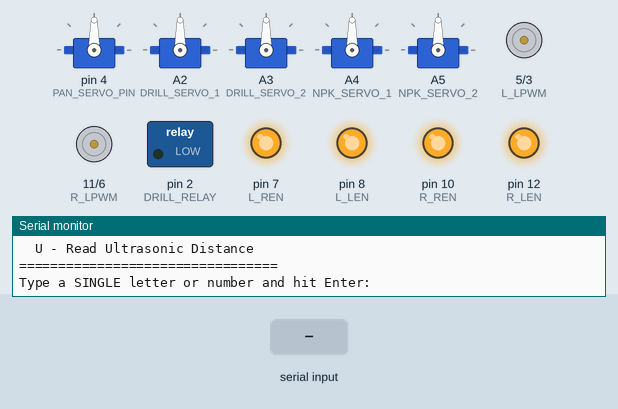
The sketch below on a simulated Arduino Uno, built with avr-gcc and run on an emulated ATmega328P. Shown: 5 × servo, motor-driver pin pairs drawn as motors (green arrow = first pin HIGH = forward, orange = second pin HIGH = backward, longer = more drive), switched loads named in the sketch (green lamp = pin HIGH), output pins drawn as LEDs (lit = HIGH), the last lines printed to the serial monitor. The test bench sets the inputs (shaded band).

Above: at 2.2 s.
2.3 s: "W\n" received over Serial
At 3.1 s:
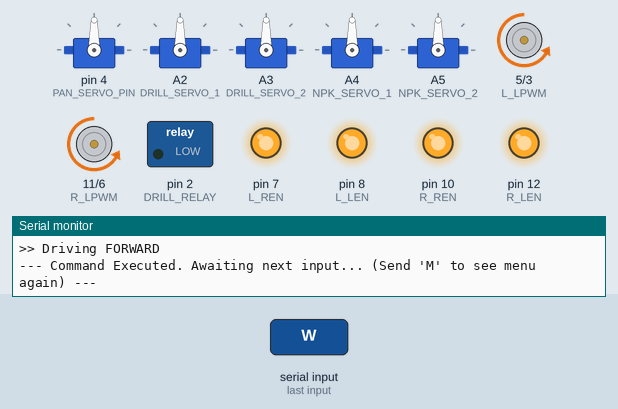
3.8 s: byte 83 ('S') received over Serial
At 4.2 s:
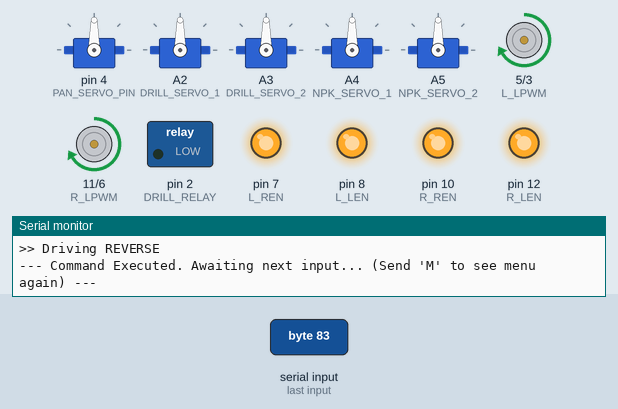
5.3 s: byte 65 ('A') received over Serial
At 6.5 s:
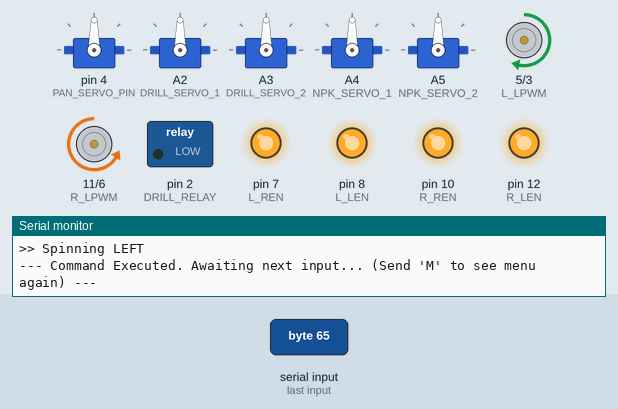
6.8 s: byte 68 ('D') received over Serial
At 7.7 s:
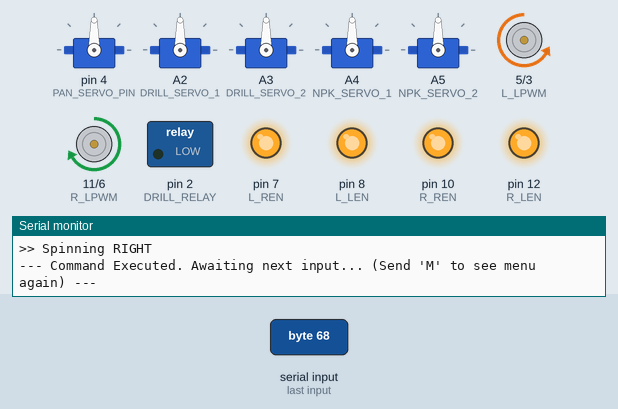
8.3 s: byte 49 ('1') received over Serial
At 8.9 s:
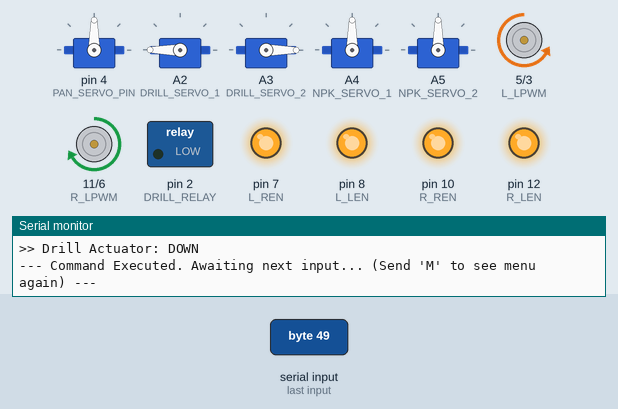
9.8 s: byte 88 ('X') received over Serial
At 11.2 s:
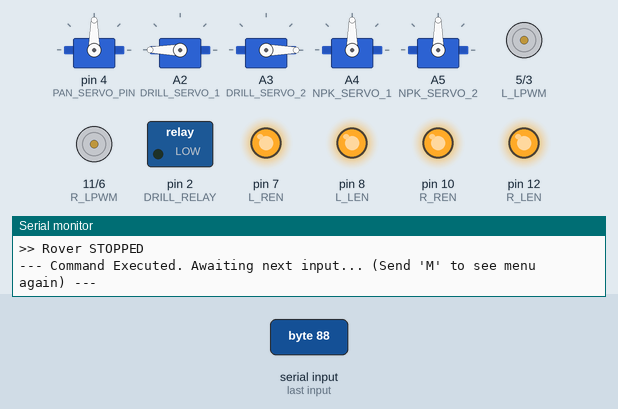
Timing chart, 0 to 12.3 s (numbered marks = the images above; inputs shaded):
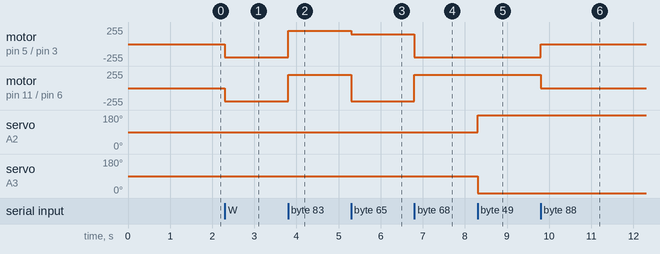

Measured:
- after the input at 2.3 s, motor on pin 5 (L_LPWM) / pin 3 (L_RPWM), motor on pin 11 (R_LPWM) / pin 6 (R_RPWM): stopped → backward 200/255 at once
- after the input at 3.8 s, motor on pin 5 (L_LPWM) / pin 3 (L_RPWM), motor on pin 11 (R_LPWM) / pin 6 (R_RPWM): backward 200/255 → forward 200/255 at once
- after the input at 5.3 s, motor on pin 5 (L_LPWM) / pin 3 (L_RPWM): forward 200/255 → forward 150/255 at once; motor on pin 11 (R_LPWM) / pin 6 (R_RPWM): forward 200/255 → backward 200/255 at once
- after the input at 6.8 s, motor on pin 5 (L_LPWM) / pin 3 (L_RPWM): forward 150/255 → backward 200/255 at once; motor on pin 11 (R_LPWM) / pin 6 (R_RPWM): backward 200/255 → forward 200/255 at once
- after the input at 8.3 s, servo on A2 (DRILL_SERVO_1): 90° → 180° at once; servo on A3 (DRILL_SERVO_2): 90° → 0° at once
- after the input at 9.8 s, motor on pin 5 (L_LPWM) / pin 3 (L_RPWM): backward 200/255 → stopped at once; motor on pin 11 (R_LPWM) / pin 6 (R_RPWM): forward 200/255 → stopped at once

The sketch:

moon_rover_controller.ino
```cpp
#include <Servo.h>

// ==========================================
// PIN DEFINITIONS
// ==========================================

// Ultrasonic Sensor
#define TRIG_PIN A0
#define ECHO_PIN A1

// Camera & Sensor Pan Servo (180-degree)
#define PAN_SERVO_PIN 4

// Left Motor (BTS7960)
#define L_RPWM 3
#define L_LPWM 5
#define L_REN 7
#define L_LEN 8

// Right Motor (BTS7960)
#define R_RPWM 6
#define R_LPWM 11
#define R_REN 10
#define R_LEN 12

// Linear Actuators (MG996R 360-degree Continuous Rotation)
#define DRILL_SERVO_1 A2
#define DRILL_SERVO_2 A3
#define NPK_SERVO_1 A4
#define NPK_SERVO_2 A5

// Drill DC Motor Relay
#define DRILL_RELAY 2

// ==========================================
// OBJECTS & VARIABLES
// ==========================================
Servo panServo;
Servo drillServo1;
Servo drillServo2;
Servo npkServo1;
Servo npkServo2;

bool menuPrinted = false;

void setup() {
  Serial.begin(9600);

  // --- Hardware Setup ---
  pinMode(TRIG_PIN, OUTPUT);
  pinMode(ECHO_PIN, INPUT);

  pinMode(L_RPWM, OUTPUT);
  pinMode(L_LPWM, OUTPUT);
  pinMode(L_REN, OUTPUT);
  pinMode(L_LEN, OUTPUT);

  pinMode(R_RPWM, OUTPUT);
  pinMode(R_LPWM, OUTPUT);
  pinMode(R_REN, OUTPUT);
  pinMode(R_LEN, OUTPUT);

  digitalWrite(L_REN, HIGH);
  digitalWrite(L_LEN, HIGH);
  digitalWrite(R_REN, HIGH);
  digitalWrite(R_LEN, HIGH);

  pinMode(DRILL_RELAY, OUTPUT);
  digitalWrite(DRILL_RELAY, LOW);

  panServo.attach(PAN_SERVO_PIN);
  drillServo1.attach(DRILL_SERVO_1);
  drillServo2.attach(DRILL_SERVO_2);
  npkServo1.attach(NPK_SERVO_1);
  npkServo2.attach(NPK_SERVO_2);

  // --- Initial States ---
  drillServo1.write(90);
  drillServo2.write(90);
  npkServo1.write(90);
  npkServo2.write(90);
  panServo.write(90);

  delay(1000); // Give hardware a second to stabilize
}

void loop() {
  if (!menuPrinted) {
    printMenu();
    menuPrinted = true;
  }

  if (Serial.available() > 0) {
    char cmd = Serial.read();

    // Ignore invisible line ending characters
    if (cmd == '\n' || cmd == '\r' || cmd == ' ') return;

    // Convert lowercase to uppercase to make it easy
    cmd = toupper(cmd);

    executeMenuCommand(cmd);

    // Wait a brief moment, then reprint the menu prompt
    delay(200);
    Serial.println("\n--- Command Executed. Awaiting next input... (Send 'M' to see menu again) ---");
  }
}

// ==========================================
// MENU UI & EXECUTION
// ==========================================

void printMenu() {
  Serial.println("\n=================================");
  Serial.println("  🚜 AGRITECH ROVER - TEST MENU  ");
  Serial.println("=================================");
  Serial.println("[ ROVER MOVEMENT ]");
  Serial.println("  W - Drive Forward");
  Serial.println("  S - Drive Reverse");
  Serial.println("  X - STOP Rover");
  Serial.println("  A - Spin Left");
  Serial.println("  D - Spin Right");
  Serial.println("\n[ DRILL ACTUATOR ]");
  Serial.println("  1 - Move DOWN into soil");
  Serial.println("  2 - Move UP out of soil");
  Serial.println("  3 - STOP Drill Actuator");
  Serial.println("\n[ NPK ACTUATOR ]");
  Serial.println("  4 - Move DOWN into soil");
  Serial.println("  5 - Move UP out of soil");
  Serial.println("  6 - STOP NPK Actuator");
  Serial.println("\n[ DRILL DC MOTOR ]");
  Serial.println("  O - Turn Drill ON");
  Serial.println("  F - Turn Drill OFF");
  Serial.println("\n[ CAMERA & SENSOR ]");
  Serial.println("  C - Center Camera (90 deg)");
  Serial.println("  L - Pan Left (0 deg)");
  Serial.println("  R - Pan Right (180 deg)");
  Serial.println("  U - Read Ultrasonic Distance");
  Serial.println("=================================");
  Serial.println("Type a SINGLE letter or number and hit Enter:");
}

void executeMenuCommand(char cmd) {
  switch (cmd) {
    // --- MOVEMENT ---
    case 'W': driveRover(200, 200); Serial.println(">> Driving FORWARD"); break;
    case 'S': driveRover(-200, -200); Serial.println(">> Driving REVERSE"); break;
    case 'X': driveRover(0, 0); Serial.println(">> Rover STOPPED"); break;
    case 'A': driveRover(-150, 150); Serial.println(">> Spinning LEFT"); break;
    case 'D': driveRover(150, -150); Serial.println(">> Spinning RIGHT"); break;

    // --- DRILL ACTUATOR ---
    case '1': moveDrillActuator(true); Serial.println(">> Drill Actuator: DOWN"); break;
    case '2': moveDrillActuator(false); Serial.println(">> Drill Actuator: UP"); break;
    case '3': stopDrillActuator(); Serial.println(">> Drill Actuator: STOPPED"); break;

    // --- NPK ACTUATOR ---
    case '4': moveNPKActuator(true); Serial.println(">> NPK Actuator: DOWN"); break;
    case '5': moveNPKActuator(false); Serial.println(">> NPK Actuator: UP"); break;
    case '6': stopNPKActuator(); Serial.println(">> NPK Actuator: STOPPED"); break;

    // --- DRILL MOTOR ---
    case 'O': digitalWrite(DRILL_RELAY, HIGH); Serial.println(">> Drill Motor: ON"); break;
    case 'F': digitalWrite(DRILL_RELAY, LOW); Serial.println(">> Drill Motor: OFF"); break;

    // --- CAMERA PAN ---
    case 'C': panServo.write(90); Serial.println(">> Camera: CENTER"); break;
    case 'L': panServo.write(0); Serial.println(">> Camera: LEFT"); break;
    case 'R': panServo.write(180); Serial.println(">> Camera: RIGHT"); break;

    // --- SENSORS & SYSTEM ---
    case 'U':
      Serial.print(">> Ultrasonic Distance: ");
      Serial.print(readUltrasonic());
      Serial.println(" cm");
      break;
    case 'M':
      printMenu();
      break;

    default:
      Serial.println(">> INVALID COMMAND. Send 'M' to see the menu.");
      break;
  }
}

// ==========================================
// HARDWARE CONTROL FUNCTIONS
// ==========================================

void driveRover(int left, int right) {
  left = constrain(left, -255, 255);
  right = constrain(right, -255, 255);

  if (left >= 0) {
    analogWrite(L_RPWM, left);
    analogWrite(L_LPWM, 0);
  } else {
    analogWrite(L_RPWM, 0);
    analogWrite(L_LPWM, -left);
  }

  if (right >= 0) {
    analogWrite(R_RPWM, right);
    analogWrite(R_LPWM, 0);
  } else {
    analogWrite(R_RPWM, 0);
    analogWrite(R_LPWM, -right);
  }
}

void moveDrillActuator(bool down) {
  if (down) {
    drillServo1.write(180);
    drillServo2.write(0);
  } else {
    drillServo1.write(0);
    drillServo2.write(180);
  }
}

void stopDrillActuator() {
  drillServo1.write(90);
  drillServo2.write(90);
}

void moveNPKActuator(bool down) {
  if (down) {
    npkServo1.write(180);
    npkServo2.write(0);
  } else {
    npkServo1.write(0);
    npkServo2.write(180);
  }
}

void stopNPKActuator() {
  npkServo1.write(90);
  npkServo2.write(90);
}

long readUltrasonic() {
  digitalWrite(TRIG_PIN, LOW);
  delayMicroseconds(2);
  digitalWrite(TRIG_PIN, HIGH);
  delayMicroseconds(10);
  digitalWrite(TRIG_PIN, LOW);

  long duration = pulseIn(ECHO_PIN, HIGH, 30000);
  if (duration == 0) return -1;
  return duration * 0.0343 / 2;
}
```
